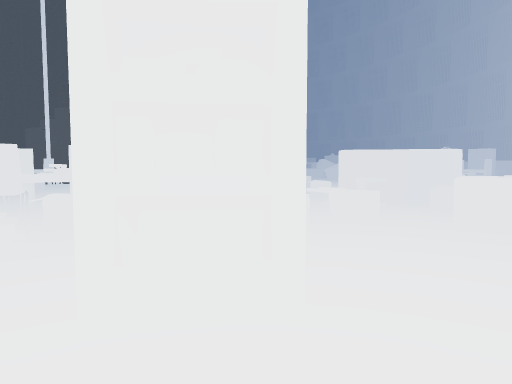
[1] (above)

24 first-person views from a walk through a scene from a Unity 3-D project. The camera is 1.3 m above the floor, tilts 4° down and sees 70° across. The floor is counted in squares, 1 m on a side. Each view is taken from the middle of a square. On the plan, view 1 faces up. The plan holds only what a view shows up to about 15 squares ahead; the rest is blank. The place goes on beyond the plan. The player character is not drawn. Some animated figures are not drawn. Surface patterns are stand-ins for the level's own textures.

[2]
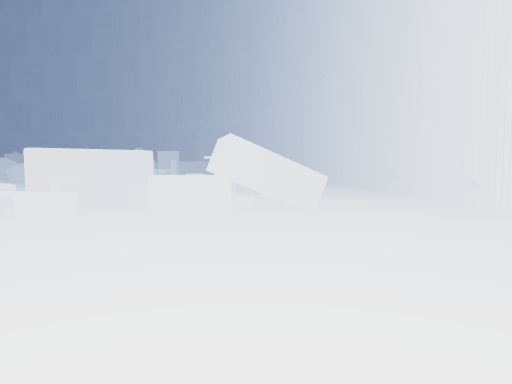

[3]
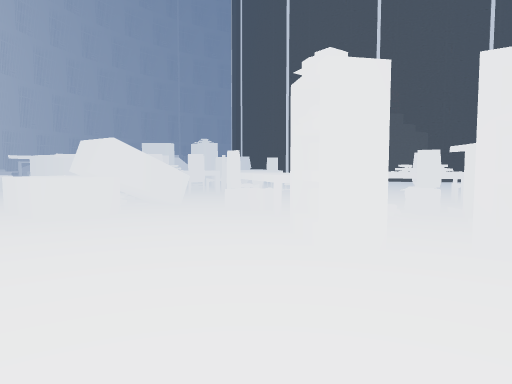

[4]
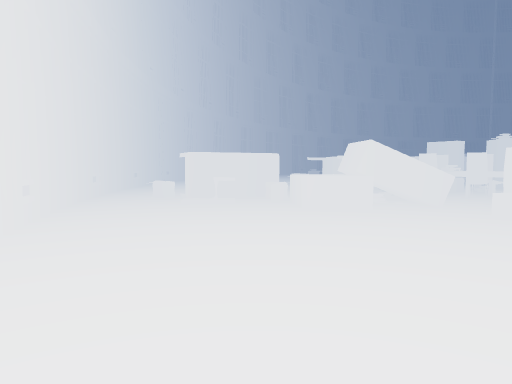

[5]
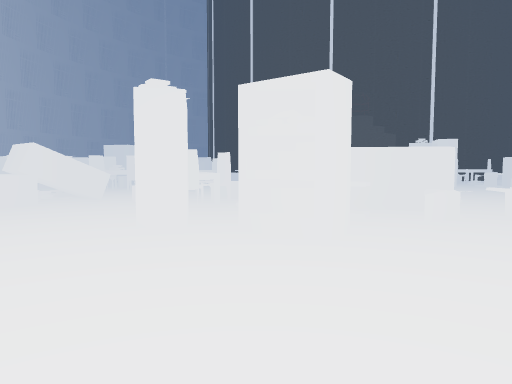

[6]
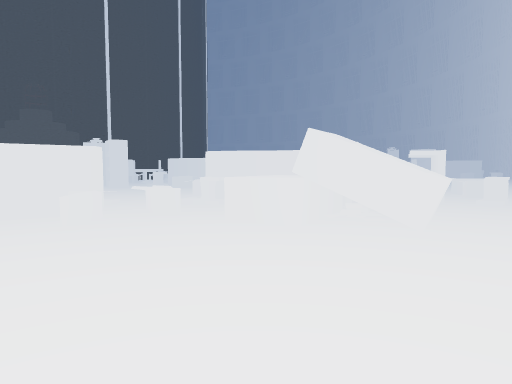

[7]
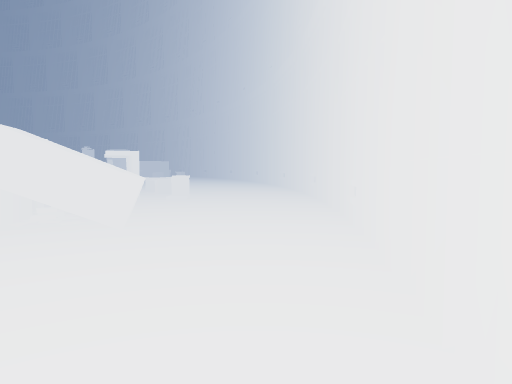

[8]
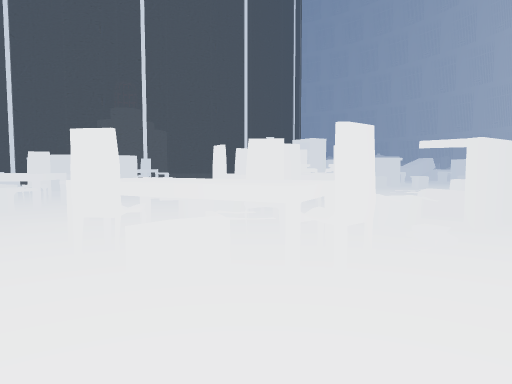

[9]
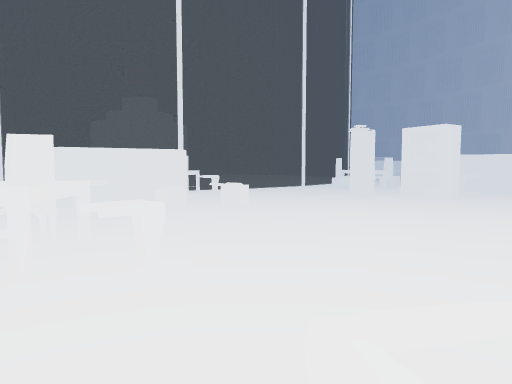

[10]
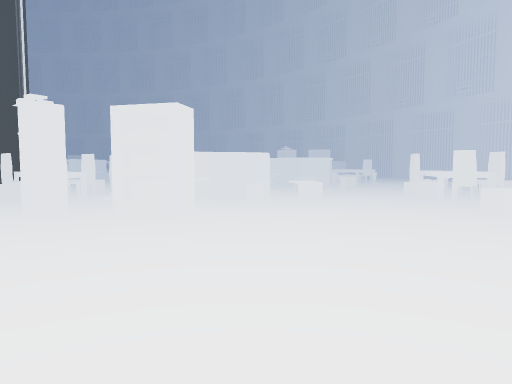

[11]
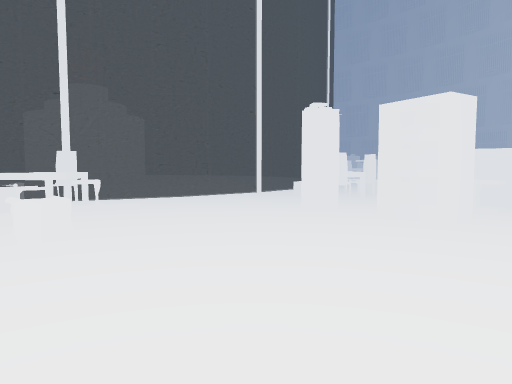

[12]
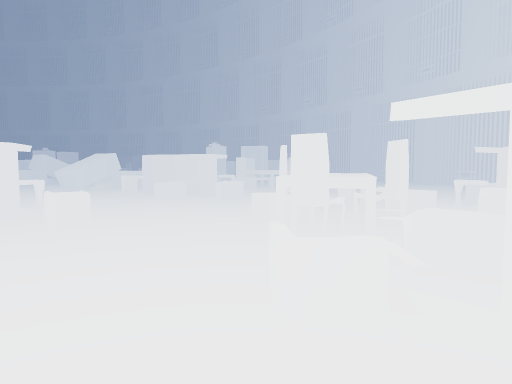

[13]
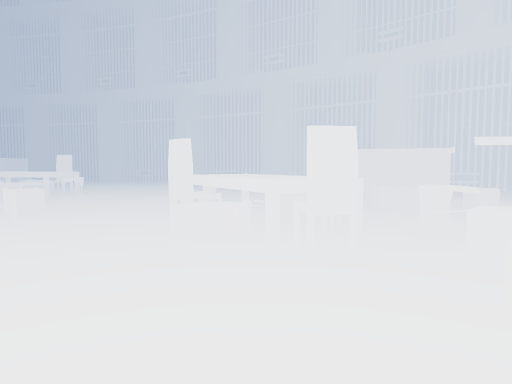

[14]
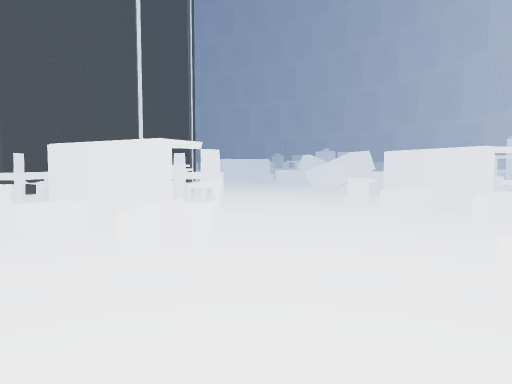

[15]
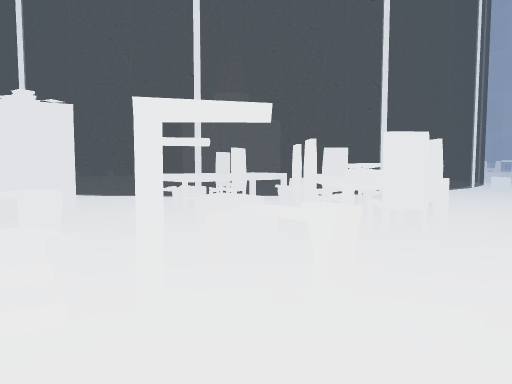

[16]
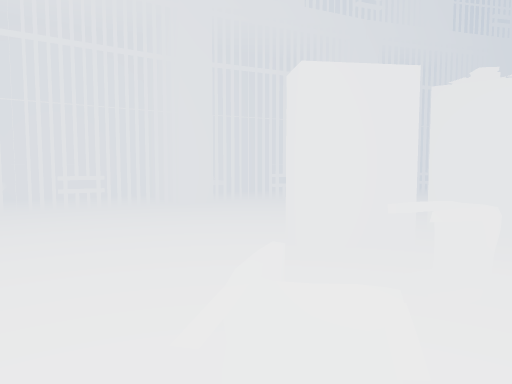

[17]
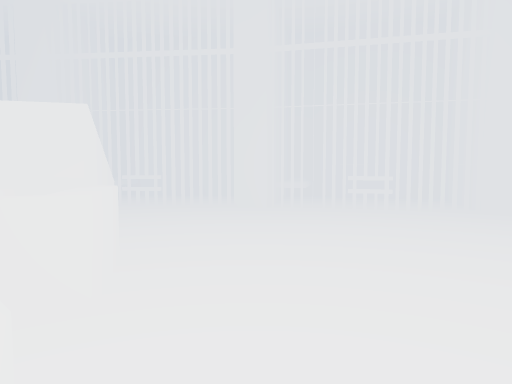

[18]
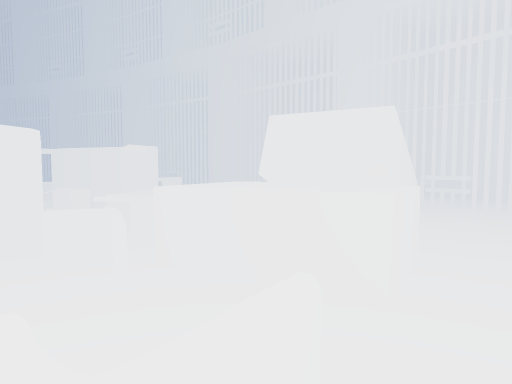

[19]
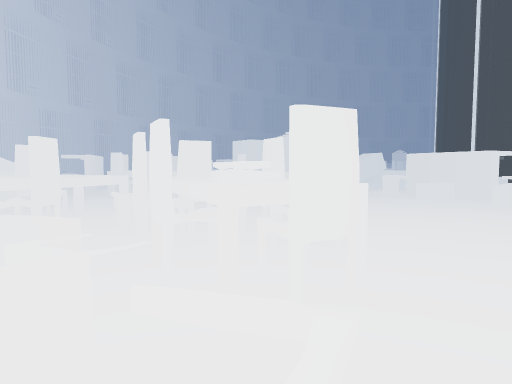

[20]
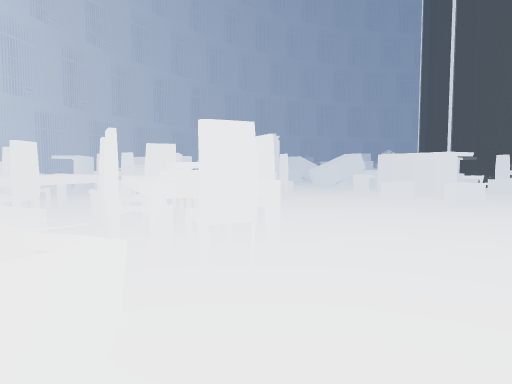

[21]
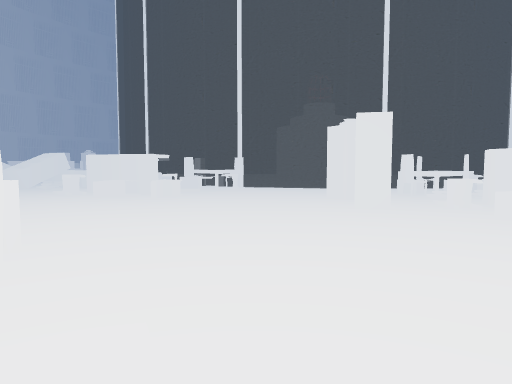

[22]
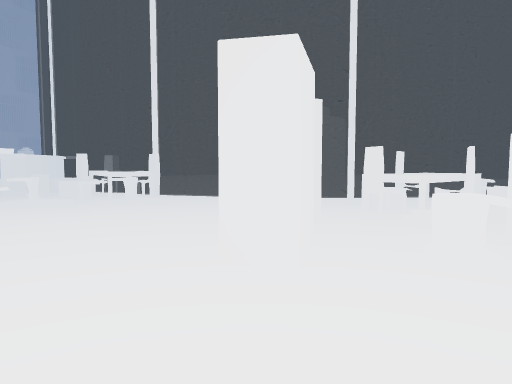

[23]
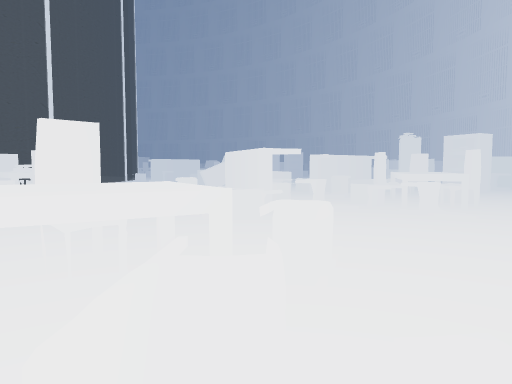

[24]
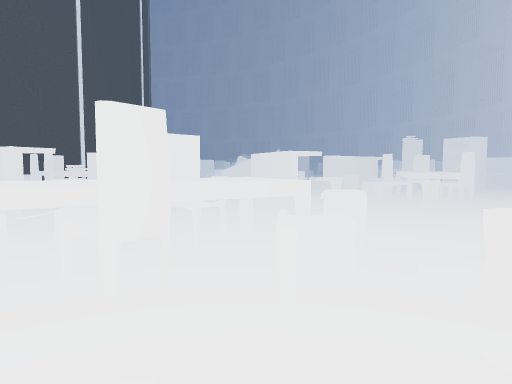

### Floor plan
Key: @ floor where view 1 was taken; # wall or solid block; x gap in a wall; . floor; / step, stairs or slope; = window, fence, low wall or low ledge; ^ raised ledge; O other object.
Columns run from 15 left of view 1 to 15 right of it. Each row starts with its distance up from view 1.
 31        #.OO O OOO......
 30        ..OO OOOOOO.....   O
 29       ....OOO OOOOO.....O O   O
 28     ......OO./OOOOO...OOOOO .OO
 27 # ........O..OOOO........OOO.OO
 26 OO........../.OOO......OOOO..OO
 25  O.......O.../OOO.O......O....O
 24 OOO......O.../O.OO......OO.....
 23 O.........O#..O.O..............
 22   .........O#..OO.O............
 21 OO.........O.....O............
 20  O.O...................O......
 19 OO.O.................OOOOOO....
 18  OO.O................OOOOO.....
 17 OO..................OOOOO./..O.
 16 ..................O..OOOO.OO.OO
 15 .................OOOO.O.....O
 14 ..................O.O.O..OOOO
 13 OO.................OOOO....O.
 12 OO.O.....OOO..//./ O.O.OOOOOOO
 11 OOOO....OOOO..O.....OO O  ../.
 10  O.....OOOOOOOOO.O...OOO  .....
  9 OO......OO..OOOO.OO.OOO/ ......
  8  O..OOOO...OOOO.O..OOOOO.......
  7  O...OOOO..OO.O.O....OOOO......
  6  ....OOOOO.O..O........O.......
  5  .....OOOO....................#
  4  .. O..O......#O............#x#
  3   OOOO....OO#.OO...........##.^
  2    OOO.....O#.............#...
  1    OOO..................##....
  0    OOO.........@.......### ...#
 -1 OOOO.................#x.^#    #
 -2 O...................##..^^
 -3  O.O..............##.....^#
 -4  O..............#####....##
 -5  O...........  x.=  #.. ##
 -6 OO.........         ####
 -7  .......##           #

Where each view was taken, in squares from view 1:
view 1: 0 up, 0 right, facing up
view 2: 0 up, 0 right, facing up-right
view 3: 3 down, 0 right, facing up-left
view 4: 2 down, 1 right, facing left
view 5: 2 down, 4 right, facing up-left
view 6: 1 down, 5 right, facing up
view 7: 1 down, 5 right, facing up-right
view 8: 0 up, 7 left, facing up
view 9: 7 up, 11 left, facing up
view 10: 13 up, 9 left, facing up-right
view 11: 13 up, 8 left, facing up
view 12: 13 up, 0 right, facing up-right
view 13: 18 up, 0 right, facing right
view 14: 16 up, 4 right, facing up
view 15: 22 up, 5 right, facing up-left
view 16: 10 up, 1 right, facing down
view 17: 9 up, 1 right, facing down-right
view 18: 9 up, 1 right, facing right
view 19: 11 up, 0 right, facing left
view 20: 12 up, 1 right, facing left
view 21: 11 up, 2 right, facing up-left
view 22: 18 up, 0 right, facing up-left
view 23: 15 up, 10 right, facing up
view 24: 13 up, 9 right, facing up
